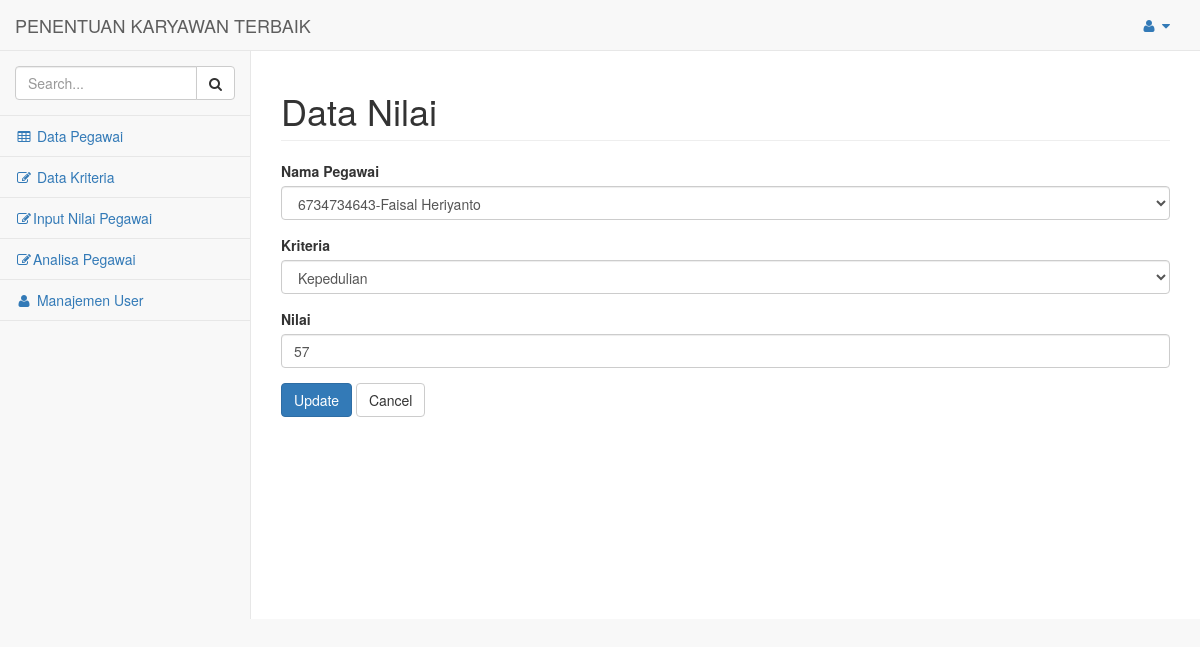
Screenshot of /nilai/update/12.html with the database file from the repository.
### tables this page shows
CREATE TABLE `pegawai` (
  `id_pegawai` int(11) NOT NULL,
  `nip` varchar(15) DEFAULT NULL,
  `nama` varchar(50) DEFAULT NULL,
  `jabatan` varchar(40) DEFAULT NULL,
  `bagian` varchar(30) DEFAULT NULL,
  `grade` varchar(2) DEFAULT NULL,
  `cabang` varchar(20) DEFAULT NULL,
  `tanggal_masuk` varchar(15) DEFAULT NULL,
  `nilai_analisa` varchar(5) DEFAULT '0'
);

CREATE TABLE `kriteria` (
  `id_kriteria` int(11) NOT NULL,
  `kriteria` varchar(30) DEFAULT NULL,
  `bobot` varchar(5) DEFAULT NULL
);

CREATE TABLE `nilai` (
  `id_nilai` int(11) NOT NULL,
  `id_pegawai` int(11) DEFAULT NULL,
  `id_kriteria` int(11) DEFAULT NULL,
  `nilai` varchar(5) DEFAULT NULL
);

### application/controllers/Nilai.php (called while the page is built, shortened)
<?php
class Nilai extends CI_Controller
{
    function __construct()
    {
        $this->load->model('M_nilai');
        $this->load->library('form_validation');
    }
                ?>
                <?php
    public function update($id)
    {
        $row = $this->M_nilai->get_by_id($id);
        if ($row) {
            $data = array(
                'button' => 'Update',
                'action' => site_url('nilai/update_action'),
		'id_nilai' => set_value('id_nilai', $row->id_nilai),
		'id_pegawai' => set_value('id_pegawai', $row->id_pegawai),
		'id_kriteria' => set_value('id_kriteria', $row->id_kriteria),
		'nilai' => set_value('nilai', $row->nilai),
        'content' => 'nilai/nilai_form',
            'lokasi' => 'Data Nilai',
	    );
            $this->load->view('admin', $data);
        } else {
            $this->session->set_flashdata('message', 'Record Not Found');
            redirect(site_url('nilai'));
        }
    }
}

### index.php (called while the page is built, shortened)
<?php
require_once BASEPATH.'core/CodeIgniter.php';

### application/models/M_nilai.php (called while the page is built, shortened)
<?php
class M_nilai extends CI_Model
{
    public $table = 'nilai';
    public $id = 'id_nilai';
    function get_by_id($id)
    {
        $this->db->where($this->id, $id);
        return $this->db->get($this->table)->row();
    }
}

### application/views/nilai/nilai_form.php (the view, shortened to what this page needs)
<form action="<?php echo $action; ?>" method="post">
        <div class="form-group">
            <label for="int">Nama Pegawai <?php echo form_error('id_pegawai') ?></label>
            <select class="form-control" name="id_pegawai">
                <?php
                $d = $this->db->query("SELECT * FROM pegawai where id_pegawai='$id_pegawai'");
                if ($d->num_rows() == null) {
                 ?>
                <option value="">--Pilih Pegawai--</option>
                <?php }else {
                    $d = $d->row();
                    ?>
                <option value="<?php echo $d->id_pegawai; ?>"><?php echo $d->nip.'-'.$d->nama; ?></option>
                <?php
                }
                 ?>
            </select>
        </div>
        <div class="form-group">
            <label for="int">Kriteria <?php echo form_error('id_kriteria') ?></label>
            <select class="form-control" name="id_kriteria">
                <?php
                $d = $this->db->query("SELECT * FROM kriteria where id_kriteria='$id_kriteria'");
                if ($d->num_rows() == null) {
                 ?>
                <option value="">--Pilih Kriteria--</option>
                <?php }else {
                    $d = $d->row();
                    ?>
                <option value="<?php echo $d->id_kriteria; ?>"><?php echo $d->kriteria; ?></option>
                <?php
                }
                 ?>
            </select>
        </div>
        <div class="form-group">
            <label for="varchar">Nilai <?php echo form_error('nilai') ?></label>
            <input type="text" class="form-control" name="nilai" id="nilai" placeholder="Nilai" value="<?php echo $nilai; ?>" />
        </div>
        <button type="submit" class="btn btn-primary"><?php echo $button ?></button>
        <a href="<?php echo site_url('nilai') ?>" class="btn btn-default">Cancel</a>
    </form>

### rows the page displays
pegawai: id_pegawai "6734734643-Faisal Heriyanto"
kriteria: id_kriteria "Kepedulian"
nilai: nilai "57"

### other values shown
$lokasi "Data Nilai"
$button "Update"
